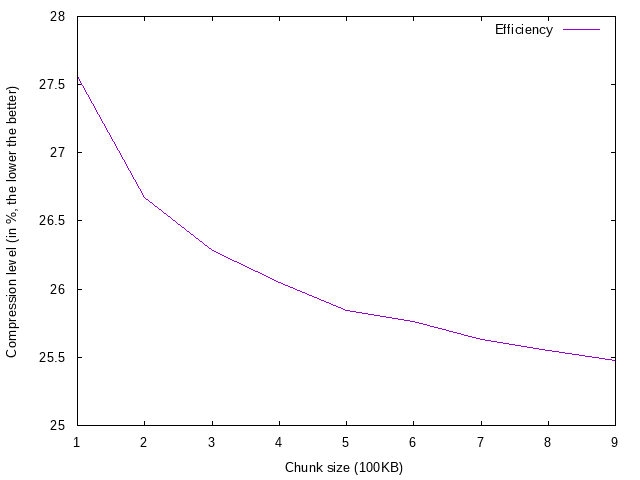

Generate this figure with gnuplot:
set terminal png size 640,480 enhanced font "Helvetica,10"
set output 'rfc_eff.png'
set xtics 1
set xlabel "Chunk size (100KB)"
set ylabel "Compression level (in %, the lower the better)"
plot "rfc_eff.data" using 1:10 title 'Efficiency' with lines

